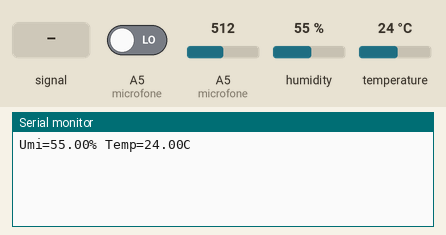
Simulated run of this sketch. Board: Arduino Uno, built with avr-gcc and run on an emulated ATmega328P. On the bench: the last lines printed to the serial monitor. Inputs (shaded band) come from the test bench; at power-on: A5 (microfone) LOW, humidity 55 %, A5 (microfone) = 512, temperature 24 °C.

Above: at 2.2 s.
2.3 s: A5 (microfone) driven HIGH
6.5 s: A5 (microfone) fed a 200 Hz sine of ±81 counts around its level
9.2 s: humidity set to 22 %
At 9.2 s:
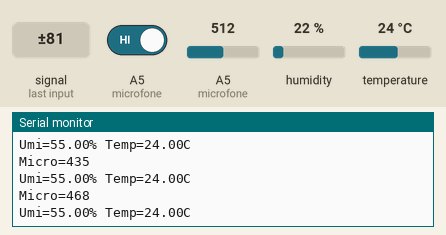
11.9 s: A5 (microfone) set to 716
At 13.8 s:
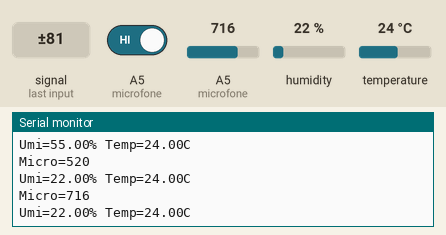
14.6 s: temperature set to 12 °C
At 16.2 s:
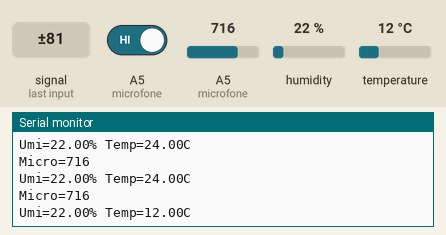
17.3 s: A5 (microfone) fed a 1000 Hz sine of ±255 counts around its level
Timing chart, 0 to 20.3 s (numbered marks = the images above; inputs shaded):
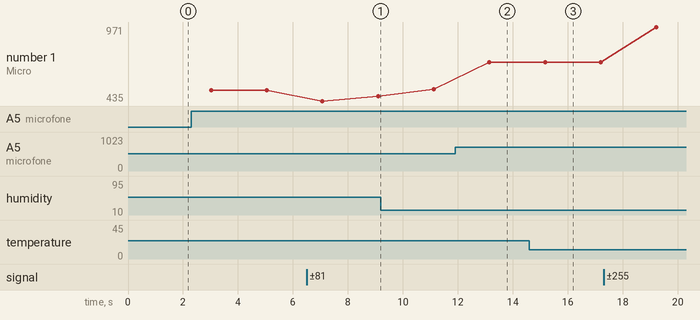

Measured:
- after the input at 11.9 s, the serial monitor: prints a new line after 1.2 s (image 2)
- after the input at 14.6 s, the serial monitor: prints a new line after 0.59 s (image 3)
- plotted number 1: 512 → 468 after the input at 6.5 s, 520 → 716 after the input at 11.9 s, 716 → 971 after the input at 17.3 s

The sketch:

arduino.ino
```cpp
#include <dht.h>

#define dht_dpin A1

dht DHT;
int microfone = A5;

void setup()
{
  pinMode(microfone, INPUT);

  Serial.begin(9600);
  delay(1000);
}

void loop()
{
   if (digitalRead(microfone))
  {
    Serial.print("Micro=");
    Serial.println(analogRead(microfone));
  }


  DHT.read11(dht_dpin);
  Serial.print("Umi=");
  Serial.print(DHT.humidity);
  Serial.print("% ");
  Serial.print("Temp=");
  Serial.print(DHT.temperature);
  Serial.println("C");


  delay(2000);
}


/*
 *
 * const int AOUTpin=4;//the AOUT pin of the CO sensor goes into analog pin A0 of the arduino
const int DOUTpin=8;//the DOUT pin of the CO sensor goes into digital pin D8 of the arduino
const int ledPin=13;//the anode of the LED connects to digital pin D13 of the arduino

int limit;
int value;

void setup() {
Serial.begin(9600);//sets the baud rate
pinMode(DOUTpin, INPUT);//sets the pin as an input to the arduino
pinMode(ledPin, OUTPUT);//sets the pin as an output of the arduino
}

void loop()
{
value= analogRead(AOUTpin);//reads the analaog value from the CO sensor's AOUT pin
limit= digitalRead(DOUTpin);//reads the digital value from the CO sensor's DOUT pin
Serial.print("CO value: ");
Serial.println(value);//prints the CO value
Serial.print("Limit: ");
Serial.print(limit);//prints the limit reached as either LOW or HIGH (above or underneath)
delay(100);
if (limit == HIGH){
digitalWrite(ledPin, HIGH);//if limit has been reached, LED turns on as status indicator
}
else{
digitalWrite(ledPin, LOW);//if threshold not reached, LED remains off
}
}
 */
```
